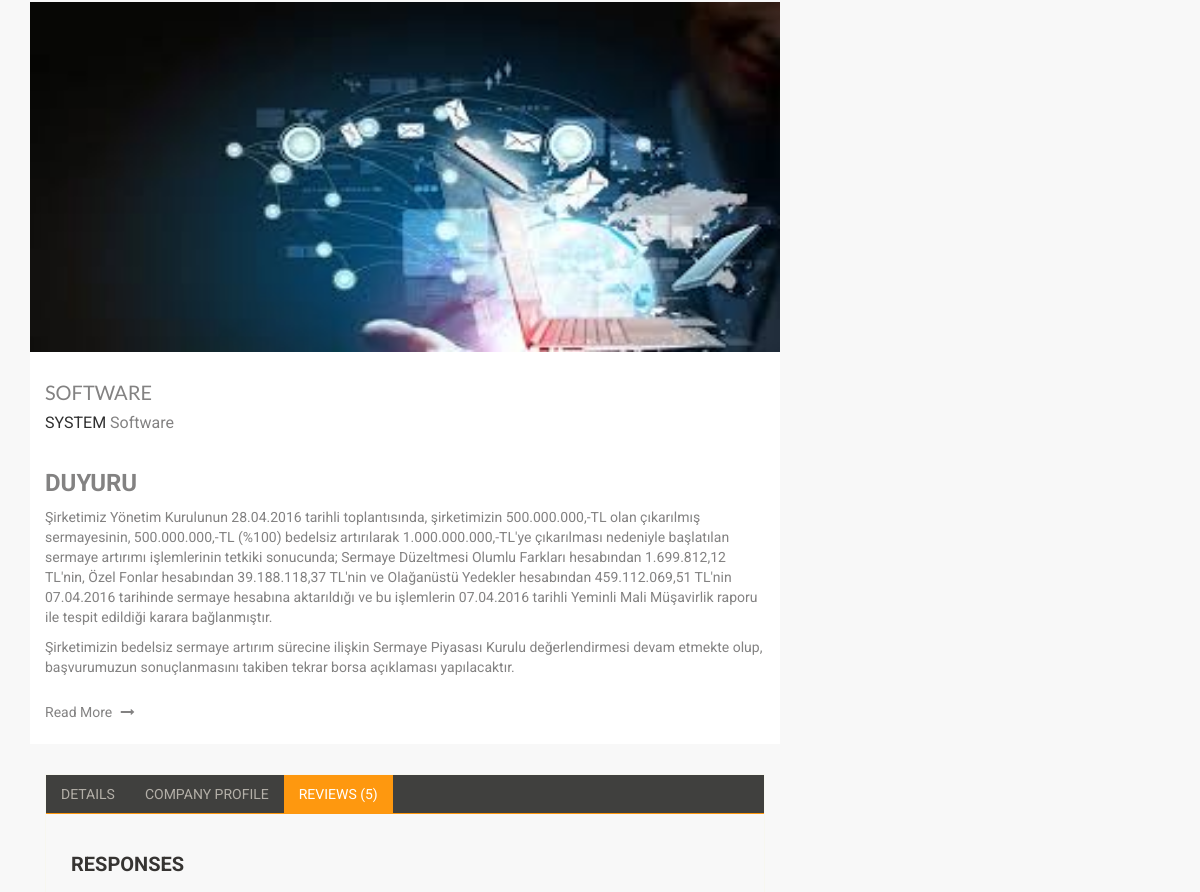
The page /content/11/System/ (middle part) on the database as committed earlier.
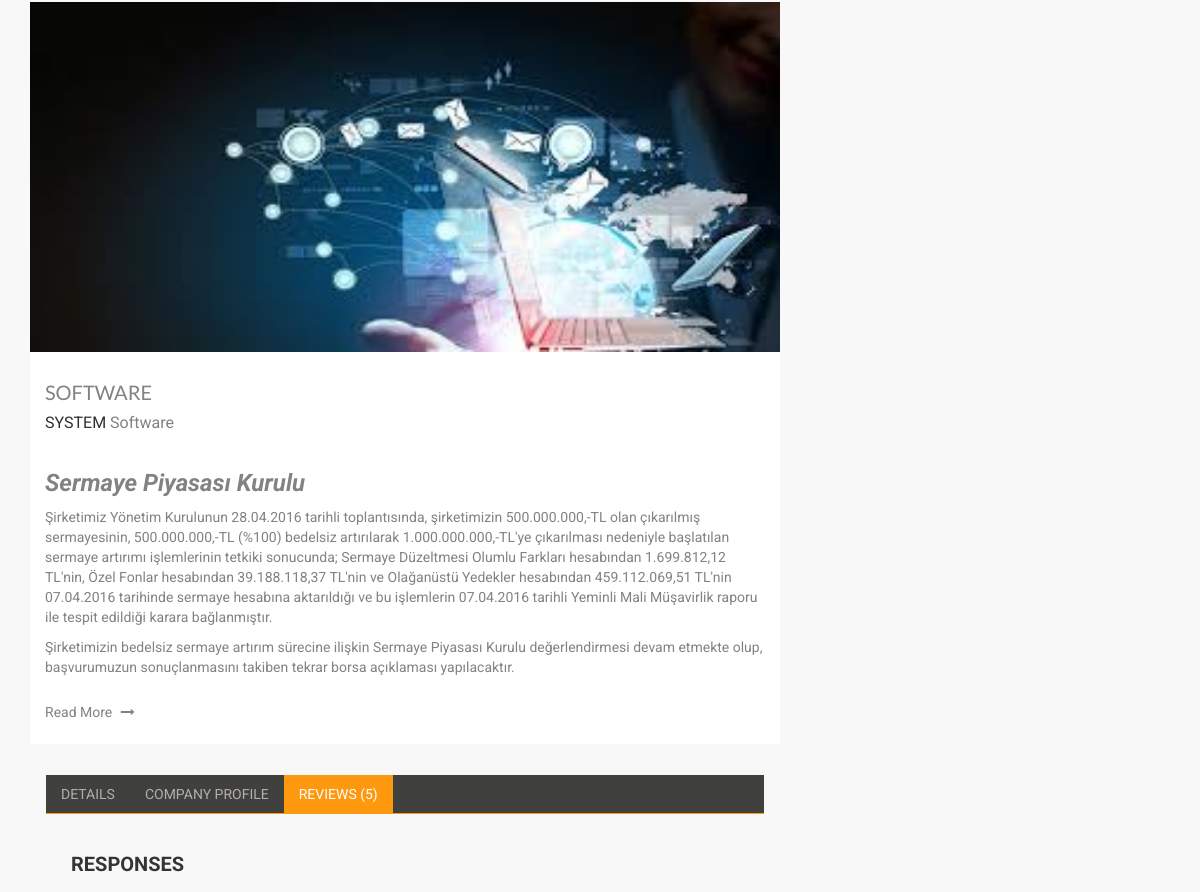
The same page on the database as committed later.
### content/models.py (models this page shows, shortened)
class Content(models.Model):
    STATUS = (
        ('True', 'Evet'),
        ('False', 'Hayır'),
    )
    user = models.ForeignKey(User, on_delete=models.SET_NULL, null=True)
    category = models.ForeignKey(Category, on_delete=models.CASCADE)  # relation with Category table
    title = models.CharField(max_length=150)
    keywords = models.CharField(blank=True, max_length=255)
    description = models.CharField(blank=True, max_length=255)
    image = models.ImageField(upload_to='images/')
    detail = RichTextUploadingField()
    slug = models.SlugField(null=False, unique=True)
    status = models.CharField(max_length=10, choices=STATUS)
    create_at = models.DateTimeField(auto_now_add=True)
    update_at = models.DateTimeField(auto_now=True)
    def image_tag(self):
        return mark_safe('<img src="{}" height="50"/>'.format(self.image.url))
    image_tag.short_description = 'Image'

### home/views.py (the view)
# urls.py: path('content/<int:id>/<slug:slug>/', views.content_detail, name='content_detail'),
def content_detail(request, id, slug):
    category = Category.objects.all()
    try:
        content = Content.objects.get(pk=id)
        images = Images.objects.filter(content_id=id)
        comments = Comment.objects.filter(content_id=id, status='True')
        context = {
            'content': content, 'slug': slug, 'category': category, 'images': images, 'comments': comments,
        }
        return render(request, 'content_detail.html', context)
    except:
        messages.warning(request, "Hata ! İlgili içerik bulunamadı ")
    link = '/error'
    return HttpResponseRedirect(link)

### home/templates/content_detail.html (shortened to what this page needs)
{% extends "homebase.html" %}
{% block head %}
    {% load static %}
    <link href="{% static 'main.css' %}" rel="stylesheet">
{% endblock %}
{% block body %}
    <section id="blog-archive">
        <div class="container">
            <div class="row">
                <div class="col-md-12">
                    <div class="blog-archive-area">
                        <div class="row">
                            <div class="col-md-8">
                                <div class="blog-archive-left">
                                    <article class="blog-news-single">
                                        <div class="blog-news-img">
                                            <a href="blog-single-with-right-sidebar.html"><img
                                                    src="{{ content.image.url }}" alt="image"></a>
                                        </div>
                                        <div class="blog-news-title">
                                            <h2><a href="blog-single-with-right-sidebar.html">{{ content.title }}</a>
                                            </h2>
                                            <a class="blog-author" href="#">{{ content.slug }}</a> <span
                                                class="blog-date">{{ content.title }}</span>
                                        </div>
                                        <div class="blog-news-details">
                                            <p>{{ content.detail|safe }} </p>
                                            <a class="blog-more-btn" href="blog-single-with-right-sidebar.html">Read
                                                More <i class="fa fa-long-arrow-right"></i></a>
                                        </div>
                                    </article>
                                    <div class="category-tab shop-details-tab">
                                        <div class="col-sm-12">
                                            <ul class="nav nav-tabs">
                                                <li><a href="#details" data-toggle="tab">Details</a></li>
                                                <li><a href="#companyprofile" data-toggle="tab">Company Profile</a></li>
                                                <li class="active"><a href="#reviews" data-toggle="tab">Reviews (5)</a>
                                                </li>
                                            </ul>
                                        </div>
                                        <div class="tab-pane fade active in" id="reviews">
                                            <div class="response-area">
                                                <h2>RESPONSES</h2>
                                            </div>
                                        </div>
                                    </div>
                                </div>
                            </div>
                        </div>
                    </div>
                </div>
            </div>
        </div>
    </section>
{% endblock %}

Rows that differ between the two databases and show on the page:
changed Content "SOFTWARE": detail "DUYURU Şirketimiz Yönetim Kurulunun 28.04.2016…" → "Sermaye Piyasası Kurulu Şirketimiz Yönetim Kurulunun 28.04.2016…"
